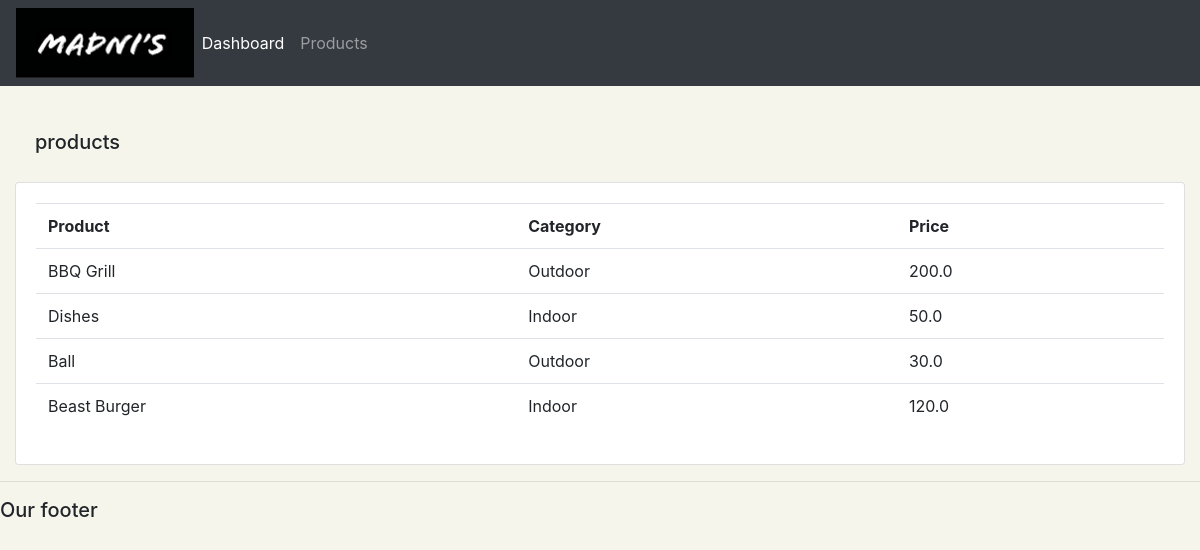
Screenshot of /products/ with the database file from the repository.
### Accounts/models.py (models this page shows, shortened)
class Product(models.Model):
    CATEGORY = (
            ('Indoor', 'Indoor'),
            ('Outdoor', 'Outdoor'),
            )
    name = models.CharField(max_length=200, null=True)
    price = models.FloatField(null=True)
    category = models.CharField(max_length=200, null=True, choices=CATEGORY)
    descption = models.CharField(max_length=200, null=True, blank=True)
    date_created = models.DateTimeField(auto_now_add=True, null=True)
    tags = models.ManyToManyField(Tag)

### Accounts/views.py (the view)
# urls.py: path('products/', views.products, name="products"),
def products(request):
    products = Product.objects.all()
    return render(request, 'accounts/products.html', {'products':products})

### Accounts/templates/accounts/products.html
{% extends 'accounts/main.html' %}
{% block content %}
        <br>
        <div class="row">
            <div class="col-md">
                <div class="car card-body">
                    <h5>products</h5>
                </div>
                <div class="card card-body">
                    <table class="table">
                        <tr>
                            <th>Product</th>
                            <th>Category</th>
                            <th>Price</th>
                        </tr>
                        {% for i in products %}
                            <tr>
                                <td>{{i.name}}</td>
                                <td>{{i.category}}</td>
                                <td>{{i.price}}</td>
                            </tr>
                        {% endfor %}
                    </table>
                </div>
            </div>
        </div>
{% endblock %}

### Accounts/static/css/main.css (style rules this page uses)
body { background-color: #f5f5eb; }

### rows the page displays
Product: name "BBQ Grill", category "Outdoor", price "200.0"
Product: name "Dishes", category "Indoor", price "50.0"
Product: name "Ball", category "Outdoor", price "30.0"
Product: name "Beast Burger", category "Indoor", price "120.0"
